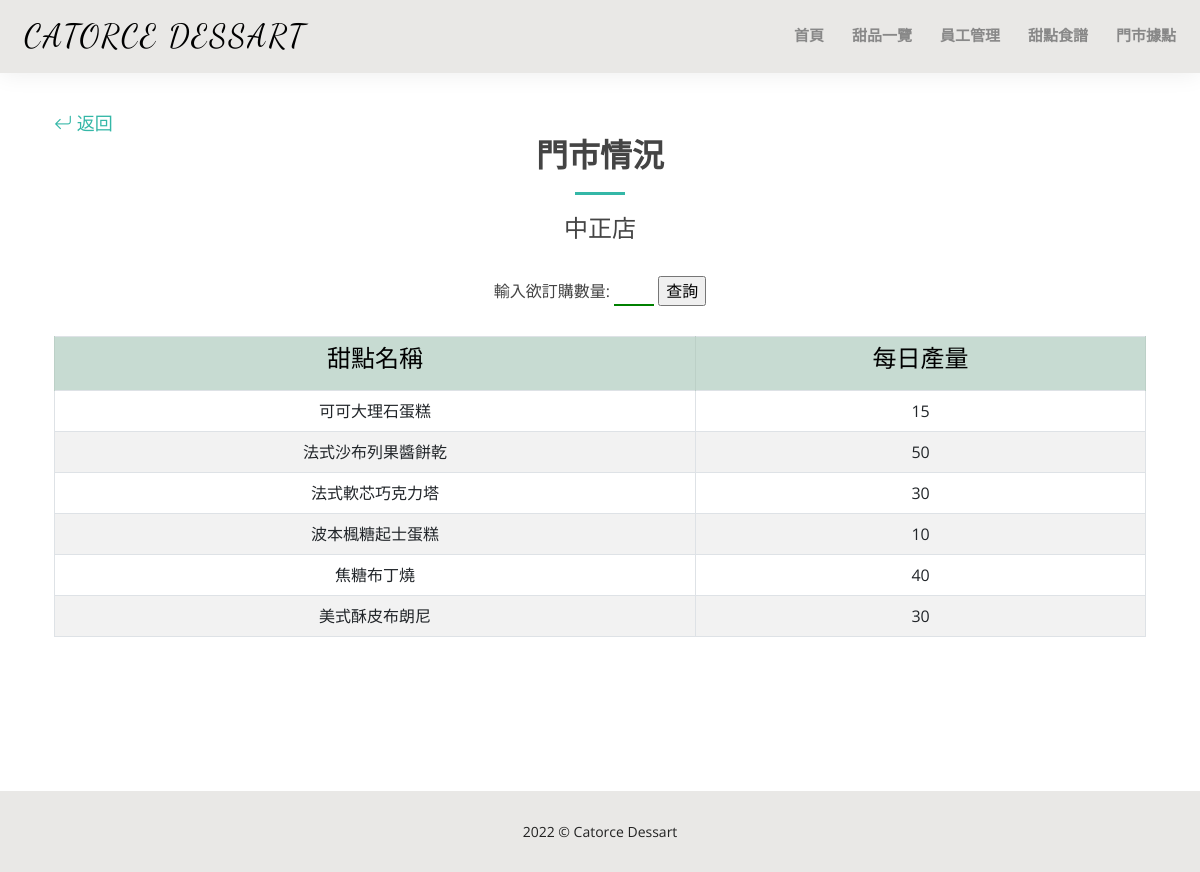
The page /門市情況.php?S_ID=S001&S_NAME=中正店 on the database its author committed.
### tables this page shows
CREATE TABLE `product` (
  `D_NAME` varchar(10) NOT NULL,
  `S_ID` varchar(10) NOT NULL,
  `quantity` int(10) NOT NULL
);

### 門市情況.php (the view, shortened to what this page needs)
<!DOCTYPE html>
<html lang="en">
<head>
    <link href="https://cdn.jsdelivr.net/npm/bootstrap@5.2.3/dist/css/bootstrap.min.css" rel="stylesheet">
    <link href="assets/vendor/aos/aos.css" rel="stylesheet">
    <link href="assets/vendor/bootstrap/css/bootstrap.min.css" rel="stylesheet">
    <link href="assets/vendor/bootstrap-icons/bootstrap-icons.css" rel="stylesheet">
    <link href="assets/vendor/boxicons/css/boxicons.min.css" rel="stylesheet">
    <link href="assets/vendor/glightbox/css/glightbox.min.css" rel="stylesheet">
    <link href="assets/vendor/swiper/swiper-bundle.min.css" rel="stylesheet">
    <link href="assets/css/style.css" rel="stylesheet">
</head>
<body>
    <header id="header" class="fixed-top">
        <div class="container-fluid d-flex justify-content-between align-items-center">
            <a href="index.php" class="logo" style="font-family: Dancing Script ">
                <font color="black">Catorce Dessart</font>
            </a>
            <nav id="navbar" class="navbar order-last order-lg-0">
                <ul>
                    <li><a href="index.php">首頁</a></li>
                    <li><a href="甜品一覽.php">甜品一覽</a></li>
                    <li><a href="員工管理.php">員工管理</a></li>
                    <li><a href="甜點食譜.php">甜點食譜</a></li>
                    <li><a href="門市據點.php">門市據點</a></li>
                </ul>
            </nav>
        </div>
    </header>
    <main id="main">
        <section id="services" class="services">
            <div class="container" data-aos="fade-up">
                <?php
                $S_ID = $_GET['S_ID'];
                $S_NAME = $_GET['S_NAME'];
                ?>
                <span align=left style="font-size: 18px;"><a href="門市據點.php"><i class="bi bi-arrow-return-left"></i>&nbsp;返回</a></span>
                <div class="section-title">
                    <h2>門市情況</h2>
                    <div align=center style="padding-bottom:30px;">
                        <h4><?php echo $S_NAME; ?></h4>
                        <br>
                        <form method=get action="門市情況.php">
                            輸入欲訂購數量:
                            <input type="text" name="number" style="width:40px">
                            <input type=submit value="查詢">
                        </form>
                    </div>
                    <table class="table table-bordered table-striped">
                        <tr>
                            <th class="table-success">
                                <h4 align="center">甜點名稱</h4>
                            </th>
                            <th class="table-success">
                                <h4 align="center">每日產量</h4>
                            </th>
                        </tr>
                        <?php
                        $number = $_GET['number'];
                        $link = mysqli_connect('localhost', 'root', '12345678', 'dessertshop');
                        if(empty($number)){
                            $sql  = "select * from product where S_ID = '$S_ID' ";
                        }else{
                            $sql  = "select * from product where S_ID = '$S_ID' and quantity > $number";
                        }
                        $result = mysqli_query($link, $sql);
                        while ($row = mysqli_fetch_assoc($result)) {
                            echo "<tr><td>", $row['D_NAME'], "</td><td>", $row['quantity'], "</td></tr>";
                        }
                        ?>
                    </table><br><br>
                </div>
            </div>
        </section>
    </main>
    <footer id="footer">
        <div class="container">
            <div class="copyright">
                2022 © Catorce Dessart
            </div>
        </div>
    </footer>
</body>
</html>

### assets/css/style.css (style rules this page uses)
body { font-family: "Open Sans", sans-serif; color: #444444; }
a { color: #34b7a7; text-decoration: none; }
h1, h2, h3, h4, h5, h6 { font-family: "Raleway", sans-serif; }
#main { margin-top: 50px; }
#header { background: #e9e8e6; box-shadow: 0px 0px 25px 0 rgba(0, 0, 0, 0.08); z-index: 997; padding: 15px 0; }
#header .logo { font-size: 32px; margin: 0; padding: 0; line-height: 1; font-weight: 400; letter-spacing: 2px; text-transform: uppercase; }
.navbar { padding: 0; }
.navbar ul { margin: 0; padding: 0; display: flex; list-style: none; align-items: center; }
.navbar li { position: relative; padding: 10px 0 10px 28px; }
.navbar a, .navbar a:focus { display: flex; align-items: center; justify-content: space-between; font-family: "Raleway", sans-serif; font-size: 15px; font-weight: 600; color: #888888; white-space: nowrap; transition: 0.3s; position: relative; }
.navbar > ul > li > a:before { content: ""; position: absolute; width: 0; height: 2px; bottom: -5px; left: 0; background-color: #34b7a7; visibility: hidden; width: 0px; transition: all 0.3s ease-in-out 0s; }
section { padding: 60px 0; }
.section-title { text-align: center; padding-bottom: 30px; }
.section-title h2 { font-size: 32px; font-weight: bold; text-transform: uppercase; margin-bottom: 20px; padding-bottom: 20px; position: relative; }
.section-title h2::after { content: ""; position: absolute; display: block; width: 50px; height: 3px; background: #34b7a7; bottom: 0; left: calc(50% - 25px); }
#footer { background: #e9e8e6; padding: 30px 0; color: #222222; font-size: 14px; text-align: center; }

### 門市情況.php (style rules this page uses)
input[type=text] { border: none; border-bottom: 2px solid green; }

### rows shown on the page
product: D_NAME "可可大理石蛋糕", quantity "15"
product: D_NAME "法式沙布列果醬餅乾", quantity "50"
product: D_NAME "法式軟芯巧克力塔", quantity "30"
product: D_NAME "波本楓糖起士蛋糕", quantity "10"
product: D_NAME "焦糖布丁燒", quantity "40"
product: D_NAME "美式酥皮布朗尼", quantity "30"

### other values the page prints
$S_NAME "中正店"
